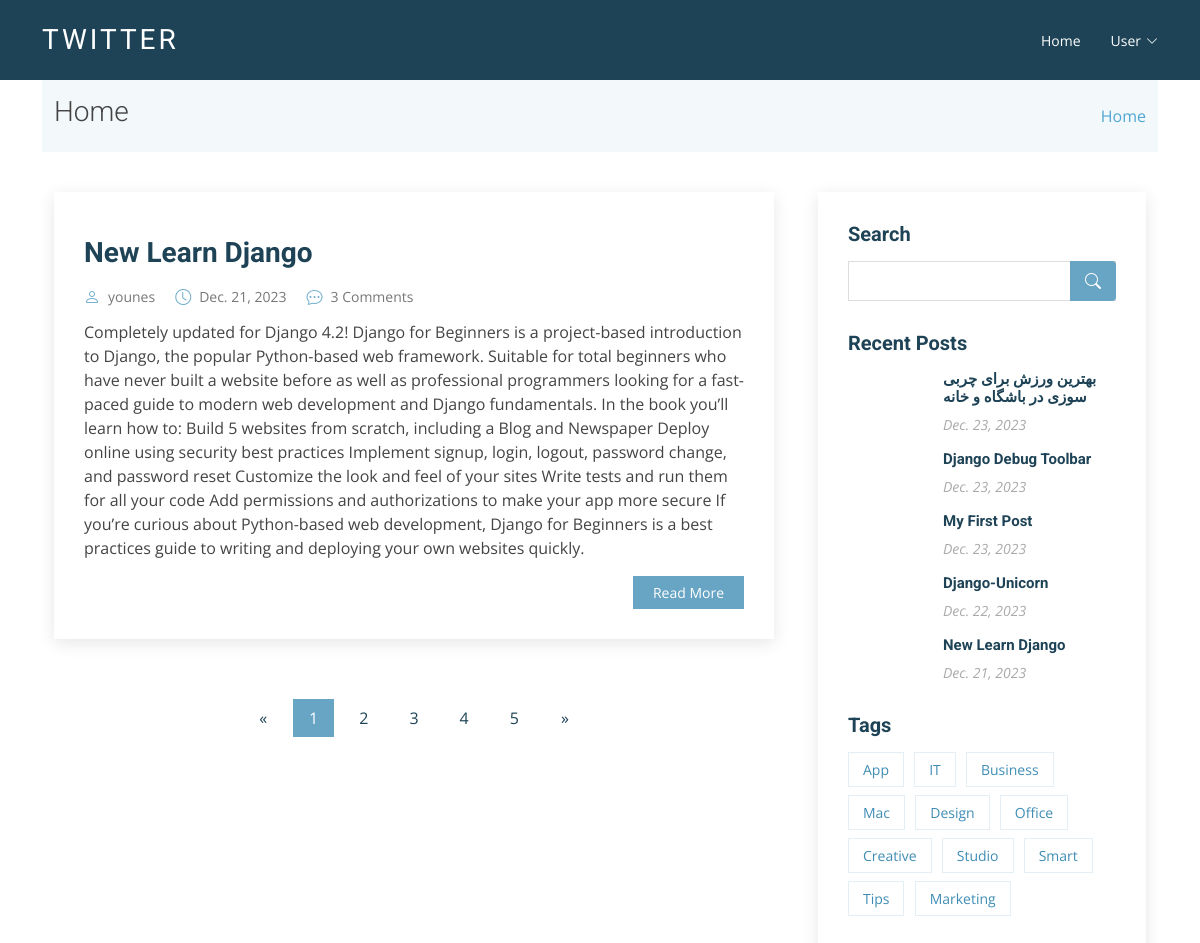
The page / on the database its author committed.
### twitter/models.py (models this page shows, shortened)
class Post(models.Model):
    title = models.CharField(max_length=255)
    excerpt = models.TextField()
    body = models.TextField()
    author = models .ForeignKey(
        'accounts.CustomUser', on_delete=models.CASCADE)
    date = models.DateField(default=date.today)
    photo = models.ImageField(upload_to='photo/%Y/%m/%d')

### accounts/models.py (models this page shows)
class CustomUser(AbstractUser):
    age = models.PositiveIntegerField(null=True, blank=True)
    photo = models.ImageField(
        upload_to='photo/profile/%Y/%m/%d/', default='null')
    about = models.CharField(max_length=255, default='null')

### twitter/views.py (the view)
# urls.py: path('', HomeView.as_view(), name='home'),
class HomeView(ListView):
    template_name = 'twitter/index.html'
    paginate_by = 1
    def get(self, request):
        posts = Post.objects.all()
        paginator = Paginator(posts, self.paginate_by)
        page_number = request.GET.get('page')
        page_obj = paginator.get_page(page_number)
        context = {
            'post_list': page_obj
        }
        return render(request, self.template_name, context)

### twitter/context_processors.py (called while the page is built)
def recent_posts(request):
    recent_posts = Post.objects.order_by('-date')[:5]
    return {'recent_posts': recent_posts}

### templates/twitter/index.html (shortened to what this page needs)
{% extends 'basic.html' %}
{% load static %}
{% block content %}
  <section class="breadcrumbs">
    <div class="container">
      <div class="d-flex justify-content-between align-items-center">
        <h2>Home</h2>
        <ol>
          <li>
            <a href="{% url 'home' %}">Home</a>
          </li>
        </ol>
      </div>
    </div>
  </section>
  <section id="blog" class="blog">
    <div class="container" data-aos="fade-up">
      <div class="row">
        <div class="col-lg-8 entries">
          {% if post_list %}
            {% for post in post_list %}
              <article class="entry">
                <div class="entry-img">
                </div>
                <h2 class="entry-title"><a href="{% url 'post_detail' post.pk %}">{{ post.title }}</a></h2>
                <div class="entry-meta">
                  <ul>
                    <li class="d-flex align-items-center">
                      <i class="bi bi-person"></i> <a href="{% url 'post_detail' post.pk %}">{{ post.author }}</a>
                    </li>
                    <li class="d-flex align-items-center">
                      <i class="bi bi-clock"></i> <a href="{% url 'post_detail' post.pk %}"><time datetime="2020-01-01">{{ post.date }}</time></a>
                    </li>
                    <li class="d-flex align-items-center">
                      <i class="bi bi-chat-dots"></i> <a href="{% url 'post_detail' post.pk %}">{{ post.comment_set.count }} Comments</a>
                    </li>
                  </ul>
                </div>
                <div class="entry-content">
                  <p>{{ post.excerpt }}</p>
                  <div class="read-more">
                    <a href="{% url 'post_detail' post.pk %}">Read More</a>
                  </div>
                </div>
              </article>
            {% endfor %}
          {% else %}
            <h2>No Post Is Avalable!!!</h2>
          {% endif %}
          {% if post_list.has_other_pages %}
            <div class="blog-pagination">
              <ul class="justify-content-center">
                {% if post_list.has_previous %}
                  <li class="page-item">
                    <a href="?page={{ post_list.previous_page_number }}">&laquo</a>
                  </li>
                {% else %}
                  <li class="page-item disabled">
                    <a class="page-link">&laquo</a>
                  </li>
                {% endif %}
                {% for i in post_list.paginator.page_range %}
                  {% if post_list.number == i %}
                    <li class="page_item active">
                      <a class="page-link">{{ i }}</a>
                    </li>
                  {% else %}
                    <li class="page-item">
                      <a href="?page={{ i }}" class="page-link">{{ i }}</a>
                    </li>
                  {% endif %}
                {% endfor %}
                {% if post_list.has_next %}
                  <li class="page-item">
                    <a href="?page={{ post_list.next_page_number }}">&raquo</a>
                  </li>
                {% else %}
                  <li class="page-item disabled">
                    <a class="page-link">&raquo</a>
                  </li>
                {% endif %}
              </ul>
            </div>
          {% endif %}
        </div>
        <div class="col-lg-4">
          {% block siderbar %}
            {% include 'twitter/sidebar.html' %}
          {% endblock %}
        </div>
      </div>
    </div>
  </section>
{% endblock %}

### templates/twitter/sidebar.html (shortened to what this page needs)
{% load static %}
<div class="sidebar">
  <h3 class="sidebar-title">Search</h3>
  <div class="sidebar-item search-form">
    <form action="">
      <input type="text" />
      <button type="submit"><i class="bi bi-search"></i></button>
    </form>
  </div>
  <h3 class="sidebar-title">Recent Posts</h3>
  {% if recent_posts %}
        <div class="sidebar-item recent-posts">
            {% for post in recent_posts %}
                <div class="post-item clearfix">
                    <h4><a href="{% url 'post_detail' post.pk %}">{{ post.title }}</a></h4>
                    <time datetime="2020-01-01">{{ post.date}}</time>
                </div>
            {% endfor %}
        </div>
    {% else %}
      <p>No Twitt is available!</p>
    {% endif %}
  <h3 class="sidebar-title">Tags</h3>
  <div class="sidebar-item tags">
    <ul>
      <li>
        <a href="#">App</a>
      </li>
      <li>
        <a href="#">IT</a>
      </li>
      <li>
        <a href="#">Business</a>
      </li>
      <li>
        <a href="#">Mac</a>
      </li>
      <li>
        <a href="#">Design</a>
      </li>
      <li>
        <a href="#">Office</a>
      </li>
      <li>
        <a href="#">Creative</a>
      </li>
      <li>
        <a href="#">Studio</a>
      </li>
      <li>
        <a href="#">Smart</a>
      </li>
      <li>
        <a href="#">Tips</a>
      </li>
      <li>
        <a href="#">Marketing</a>
      </li>
    </ul>
  </div>
</div>

### static/assets/css/style.css (style rules this page uses)
body { font-family: "Open Sans", sans-serif; color: #444; }
a { color: #4fa6d5; text-decoration: none; }
h1, h2, h3, h4, h5, h6, .font-primary { font-family: "Roboto", sans-serif; }
section { padding: 60px 0; }
.breadcrumbs { padding: 15px 0; background-color: #f3f8fa; min-height: 40px; }
.breadcrumbs h2 { font-size: 28px; font-weight: 300; }
.breadcrumbs ol { display: flex; flex-wrap: wrap; list-style: none; padding: 0; margin: 0; }
.blog { padding: 40px 0 20px 0; }
.blog .entry { padding: 30px; margin-bottom: 60px; box-shadow: 0 4px 16px rgba(0, 0, 0, 0.1); }
.blog .entry .entry-img { max-height: 440px; margin: -30px -30px 20px -30px; overflow: hidden; }
.blog .entry .entry-title { font-size: 28px; font-weight: bold; padding: 0; margin: 0 0 20px 0; }
.blog .entry .entry-title a { color: #1e4356; transition: 0.3s; }
.blog .entry .entry-meta { margin-bottom: 15px; color: #72afce; }
.blog .entry .entry-meta ul { display: flex; flex-wrap: wrap; list-style: none; align-items: center; padding: 0; margin: 0; }
.blog .entry .entry-meta ul li+li { padding-left: 20px; }
.blog .entry .entry-meta i { font-size: 16px; margin-right: 8px; line-height: 0; }
.blog .entry .entry-meta a { color: #777777; font-size: 14px; display: inline-block; line-height: 1; }
.blog .entry .entry-content p { line-height: 24px; }
.blog .entry .entry-content .read-more { -moz-text-align-last: right; text-align-last: right; }
.blog .entry .entry-content .read-more a { display: inline-block; background: #68A4C4; color: #fff; padding: 6px 20px; transition: 0.3s; font-size: 14px; }
.blog .blog-pagination { color: #387ea2; }
.blog .blog-pagination ul { display: flex; padding: 0; margin: 0; list-style: none; }
.blog .blog-pagination li { margin: 0 5px; transition: 0.3s; }
.blog .blog-pagination li a { color: #1e4356; padding: 7px 16px; display: flex; align-items: center; justify-content: center; }
.blog .blog-pagination li.active, .blog .blog-pagination li:hover { background: #68A4C4; }
.blog .blog-pagination li.active a, .blog .blog-pagination li:hover a { color: #fff; }
.blog .sidebar { padding: 30px; margin: 0 0 60px 20px; box-shadow: 0 4px 16px rgba(0, 0, 0, 0.1); }
.blog .sidebar .sidebar-title { font-size: 20px; font-weight: 700; padding: 0 0 0 0; margin: 0 0 15px 0; color: #1e4356; position: relative; }
.blog .sidebar .sidebar-item { margin-bottom: 30px; }
.blog .sidebar .search-form form { background: #fff; border: 1px solid #ddd; padding: 3px 10px; position: relative; }
.blog .sidebar .search-form form input[type=text] { border: 0; padding: 4px; border-radius: 4px; width: calc(100% - 40px); }
.blog .sidebar .search-form form button { position: absolute; top: 0; right: 0; bottom: 0; border: 0; background: none; font-size: 16px; padding: 0 15px; margin: -1px; background: #68A4C4; color: #fff; transition: 0.3s; border-radius: 0 4px 4px 0; line-height: 0; }
.blog .sidebar .search-form form button i { line-height: 0; }
.blog .sidebar .recent-posts .post-item+.post-item { margin-top: 15px; }
.blog .sidebar .recent-posts h4 { font-size: 15px; margin-left: 95px; font-weight: bold; }
.blog .sidebar .recent-posts h4 a { color: #1e4356; transition: 0.3s; }
.blog .sidebar .recent-posts time { display: block; margin-left: 95px; font-style: italic; font-size: 14px; color: #aaaaaa; }
.blog .sidebar .tags { margin-bottom: -10px; }
.blog .sidebar .tags ul { list-style: none; padding: 0; }
.blog .sidebar .tags ul li { display: inline-block; }
.blog .sidebar .tags ul a { color: #3f8db5; font-size: 14px; padding: 6px 14px; margin: 0 6px 8px 0; border: 1px solid #e4eff5; display: inline-block; transition: 0.3s; }

### rows shown on the page
Post: title "New Learn Django", author "younes", date "Dec. 21, 2023", comment_set.count "3", excerpt "Completely updated for Django 4.2! Django for Beginners is a project-based introduction to Django, the popular Python-based web framework. Suitable for total beginners who have never built a website before as well as professional programmers looking for a fast-paced guide to modern web development and Django fundamentals. In the book you’ll learn how to: Build 5 websites from scratch, including a Blog and Newspaper Deploy online using security best practices Implement signup, login, logout, password change, and password reset Customize the look and feel of your sites Write tests and run them for all your code Add permissions and authorizations to make your app more secure If you’re curious…"
Post: title "بهترین ورزش برای چربی سوزی در باشگاه و خانه", date "Dec. 23, 2023"
Post: title "Django Debug Toolbar", date "Dec. 23, 2023"
Post: title "My First Post", date "Dec. 23, 2023"
Post: title "Django-Unicorn", date "Dec. 22, 2023"

### other values the page prints
{{ i }} "1"
{{ i }} "2" "3" "4" "5"
